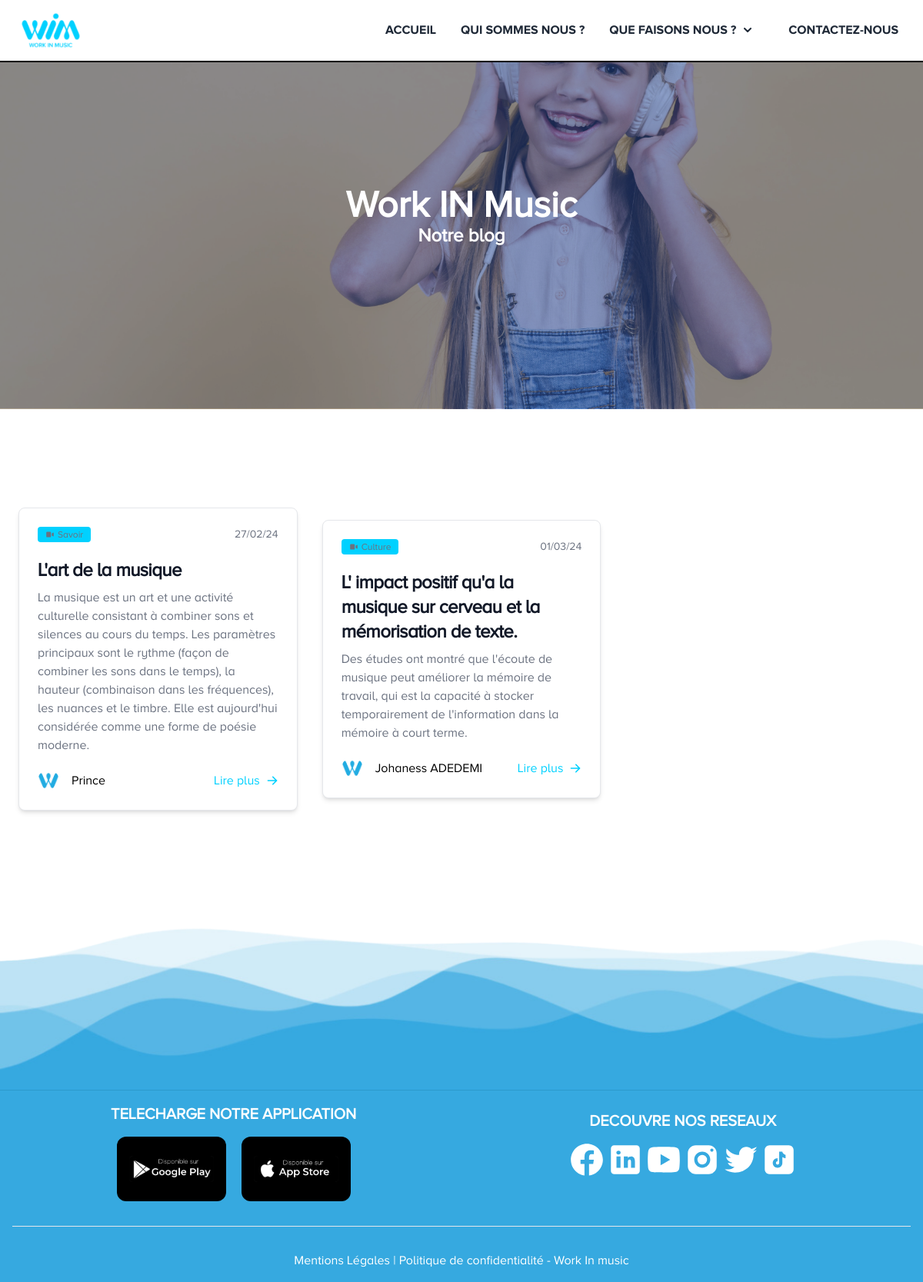
Before: /blog/ with the older database file.
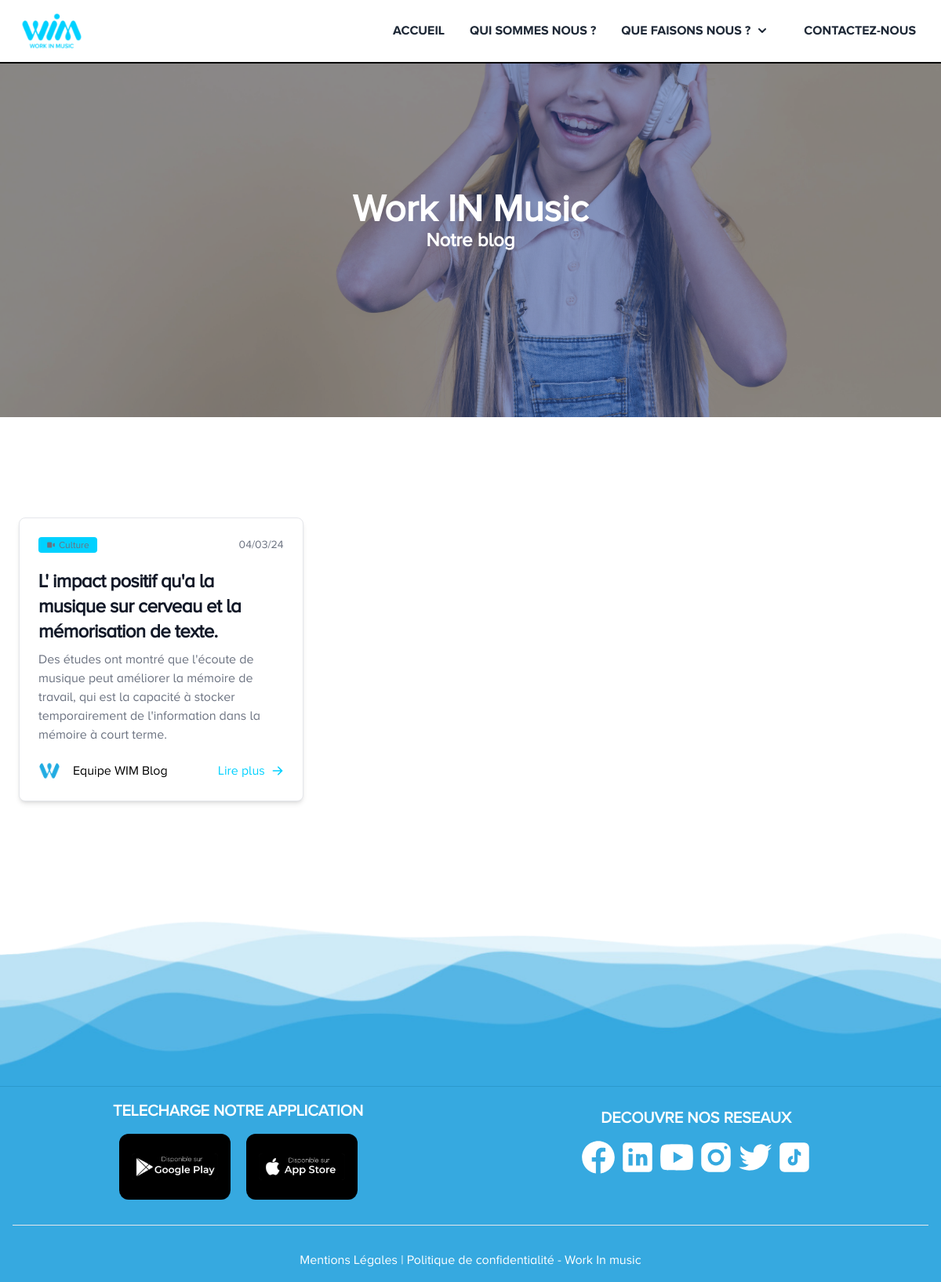
After: the same page with the newer database file.
### blog/models.py (models this page shows, shortened)
class Post(models.Model):
    title=models.CharField(max_length=500)
    content=FroalaField()
    description=models.CharField(max_length=1000,default="")
    active=models.BooleanField(default=True)
    type=models.CharField(max_length=200,default="Tutoriel")
    author=models.CharField(max_length=200,default="Anonyme")
    date=models.DateTimeField(auto_now=True)
    slug = models.SlugField(blank=True,null=True)

### blog/views.py (the view)
# urls.py: path("",views.blog_view,name="blog_list"),
def blog_view(request):
    posts=Post.objects.filter(active=True)
    context={
        "posts":posts,
        "taille":len(posts)
    }
    return render(request,"blog.html",context=context)

### template/blog.html (shortened to what this page needs)
{% extends 'base.html' %}
{% load static %}
{% load mathfilters %}
{% block content %}
<div class="flex flex-col justify-evenly min-h-screen">
<section id="section_home" class="max-w-screen py-8 relative min-h-[300px] overflow-hidden mb-8 overflow-y-hidden ">
  <div
          style=" background-image: url({% static 'images/back.jpg' %}) "
        class="w-full min-h-[275px] bg-cover bg-center">
        <div class="w-full min-h-[500px] flex  justify-center items-center
             bg-blue-600/30 backdrop-brightness-75">
           <div class="flex flex-col items-center text-center">
                  <span class="text-white text-4xl md:text-5xl xl:text-6xl w-full font-bold text-center">Work IN Music</span>
            <p class="font-semibold text-2xl md:text-3xl text-white">Notre blog</p>
            </div>
        </div>
    </div>
  </section>
  <section class="bg-white dark:bg-gray-900">
    <div class="py-8 px-4 mx-auto max-w-screen-xl lg:py-16 lg:px-6">
        {% if taille == 0 %}
        <div class="flex justify-center items-center min-h-[600px]">
            <h1 class="text-3xl md:text-4xl lg:text-5xl xl:text-6xl"> AUCUN POST DISPONIBLE POUR LE MOMENT</h1>
        </div>
        {% else %}
        <div class="grid gap-8 md:grid-cols-2 lg:grid-cols-3 xl:grid-flow-row 2xl:grid-cols-5 mx-auto items-center justify-center">
            {% for post in posts %}
            <article class="p-6 hover:ring-2  hover:ring-[#7CFFCE] focus:ring-2 focus:ring-[#00D1FF]     focus:ring-[#7CFFCE] bg-white rounded-lg border border-gray-200 shadow-md dark:bg-gray-800 dark:border-gray-700">
                <div class="flex justify-between items-center mb-5 text-gray-500">
                    <span class="bg-[#00d1ff] text-primary-800 text-xs font-medium inline-flex items-center px-2.5 py-0.5 rounded dark:bg-primary-200 dark:text-primary-800">
                        <svg class="mr-1 w-3 h-3" fill="currentColor" viewBox="0 0 20 20" xmlns="http://www.w3.org/2000/svg"><path d="M2 6a2 2 0 012-2h6a2 2 0 012 2v8a2 2 0 01-2 2H4a2 2 0 01-2-2V6zM14.553 7.106A1 1 0 0014 8v4a1 1 0 00.553.894l2 1A1 1 0 0018 13V7a1 1 0 00-1.447-.894l-2 1z"></path></svg>
                        {{post.type}}
                    </span>
                    <span class="text-sm">{{ post.date | date:"d/m/y" }}</span>
                </div>
                <h2 class="mb-2 text-2xl font-bold tracking-tight text-gray-900 dark:text-white"><a href="{% url 'blog_unique' post.slug %}">{{post.title}}</a></h2>
                <p class="mb-5 font-light text-gray-500 dark:text-gray-400">{{ post.description }}</p>
                <div class="flex justify-between items-center">
                    <div class="flex items-center space-x-4">
                        <img class="w-7 h-7 rounded-full" src="{% static 'images/logo.png' %}" alt='{{ post.author }}' />
                        <span class="font-medium dark:text-white">
                            {{ post.author }}
                        </span>
                    </div>
                    <a href="{% url 'blog_unique' post.slug %}" class="inline-flex items-center font-medium  text-[#00d1ff]  dark:text-primary-500 hover:underline">
                        Lire plus
                        <svg class="ml-2 w-4 h-4" fill="currentColor" viewBox="0 0 20 20" xmlns="http://www.w3.org/2000/svg"><path fill-rule="evenodd" d="M10.293 3.293a1 1 0 011.414 0l6 6a1 1 0 010 1.414l-6 6a1 1 0 01-1.414-1.414L14.586 11H3a1 1 0 110-2h11.586l-4.293-4.293a1 1 0 010-1.414z" clip-rule="evenodd"></path></svg>
                    </a>
                </div>
            </article>
            {% endfor %}
             </div>
        {% endif %}
    </div>
  </section>
</div>
{% endblock content %}

Changed rows visible on the page:
removed Post: type "Savoir", date "27/02/24", title "L'art de la musique", description "La musique est un art et une activité culturelle consistant à combiner sons et silences au cours du temps. Les paramètres principaux sont le rythme (façon de combiner les sons dans le temps), la hauteur (combinaison dans les fréquences), les nuances et le timbre. Elle est aujourd'hui considérée comme une forme de poésie moderne.", author "Prince"
changed Post "L' impact positif qu'a la musique sur cerveau et la mémorisation de texte.": date "01/03/24" → "04/03/24"; author "Johaness ADEDEMI" → "Equipe WIM Blog"
